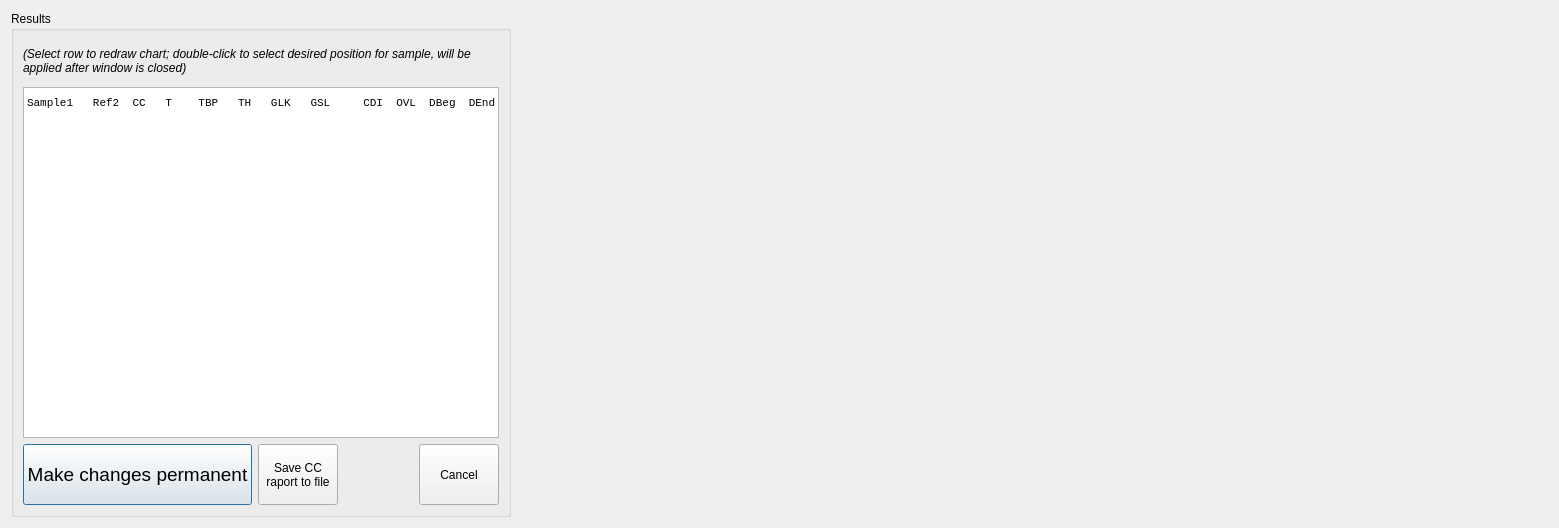
<?xml version="1.0" encoding="UTF-8"?>
<ui version="4.0">
 <class>Dialog</class>
 <widget class="QDialog" name="Dialog">
  <property name="geometry">
   <rect>
    <x>0</x>
    <y>0</y>
    <width>1559</width>
    <height>528</height>
   </rect>
  </property>
  <property name="font">
   <font>
    <family>Arial</family>
   </font>
  </property>
  <property name="windowTitle">
   <string>Crossdate results</string>
  </property>
  <property name="locale">
   <locale language="English" country="UnitedKingdom"/>
  </property>
  <layout class="QHBoxLayout" name="horizontalLayout_2">
   <item>
    <widget class="QGroupBox" name="groupBox">
     <property name="maximumSize">
      <size>
       <width>500</width>
       <height>16777215</height>
      </size>
     </property>
     <property name="title">
      <string>Results</string>
     </property>
     <layout class="QVBoxLayout" name="verticalLayout">
      <item>
       <widget class="QLabel" name="label">
        <property name="minimumSize">
         <size>
          <width>0</width>
          <height>41</height>
         </size>
        </property>
        <property name="maximumSize">
         <size>
          <width>16777215</width>
          <height>41</height>
         </size>
        </property>
        <property name="font">
         <font>
          <family>Arial</family>
          <italic>true</italic>
         </font>
        </property>
        <property name="text">
         <string>(Select row to redraw chart; double-click to select desired position for sample, will be applied after window is closed)</string>
        </property>
        <property name="wordWrap">
         <bool>true</bool>
        </property>
       </widget>
      </item>
      <item>
       <widget class="QTableWidget" name="tableWidget_results">
        <property name="font">
         <font>
          <family>Monospace</family>
         </font>
        </property>
        <property name="autoFillBackground">
         <bool>false</bool>
        </property>
        <property name="locale">
         <locale language="English" country="UnitedKingdom"/>
        </property>
        <property name="alternatingRowColors">
         <bool>true</bool>
        </property>
        <property name="showGrid">
         <bool>false</bool>
        </property>
        <property name="wordWrap">
         <bool>false</bool>
        </property>
        <attribute name="horizontalHeaderVisible">
         <bool>false</bool>
        </attribute>
        <attribute name="horizontalHeaderDefaultSectionSize">
         <number>500</number>
        </attribute>
        <attribute name="verticalHeaderVisible">
         <bool>false</bool>
        </attribute>
        <row>
         <property name="text">
          <string>New Row</string>
         </property>
         <property name="font">
          <font>
           <family>Monospace</family>
          </font>
         </property>
        </row>
        <column>
         <property name="text">
          <string>New Column</string>
         </property>
         <property name="font">
          <font>
           <family>Monospace</family>
          </font>
         </property>
        </column>
        <item row="0" column="0">
         <property name="text">
          <string>Sample1   Ref2  CC   T    TBP   TH   GLK   GSL     CDI  OVL  DBeg  DEnd</string>
         </property>
         <property name="font">
          <font>
           <family>Monospace</family>
           <pointsize>8</pointsize>
          </font>
         </property>
        </item>
       </widget>
      </item>
      <item>
       <layout class="QHBoxLayout" name="horizontalLayout">
        <item>
         <widget class="QPushButton" name="pushButton_ok">
          <property name="minimumSize">
           <size>
            <width>0</width>
            <height>61</height>
           </size>
          </property>
          <property name="maximumSize">
           <size>
            <width>341</width>
            <height>61</height>
           </size>
          </property>
          <property name="font">
           <font>
            <pointsize>14</pointsize>
           </font>
          </property>
          <property name="text">
           <string>Make changes permanent</string>
          </property>
         </widget>
        </item>
        <item>
         <widget class="QPushButton" name="pushButton_save">
          <property name="minimumSize">
           <size>
            <width>0</width>
            <height>61</height>
           </size>
          </property>
          <property name="maximumSize">
           <size>
            <width>16777215</width>
            <height>61</height>
           </size>
          </property>
          <property name="text">
           <string>Save CC 
raport to file</string>
          </property>
         </widget>
        </item>
        <item>
         <spacer name="horizontalSpacer">
          <property name="orientation">
           <enum>Qt::Horizontal</enum>
          </property>
          <property name="sizeHint" stdset="0">
           <size>
            <width>40</width>
            <height>20</height>
           </size>
          </property>
         </spacer>
        </item>
        <item>
         <widget class="QPushButton" name="pushButton_cancel">
          <property name="minimumSize">
           <size>
            <width>0</width>
            <height>61</height>
           </size>
          </property>
          <property name="maximumSize">
           <size>
            <width>151</width>
            <height>61</height>
           </size>
          </property>
          <property name="text">
           <string>Cancel</string>
          </property>
         </widget>
        </item>
       </layout>
      </item>
     </layout>
    </widget>
   </item>
   <item>
    <widget class="MplWidget" name="widget" native="true">
     <property name="minimumSize">
      <size>
       <width>921</width>
       <height>300</height>
      </size>
     </property>
    </widget>
   </item>
  </layout>
 </widget>
 <customwidgets>
  <customwidget>
   <class>MplWidget</class>
   <extends>QWidget</extends>
   <header>mplwidget</header>
   <container>1</container>
  </customwidget>
 </customwidgets>
 <resources/>
 <connections/>
</ui>
